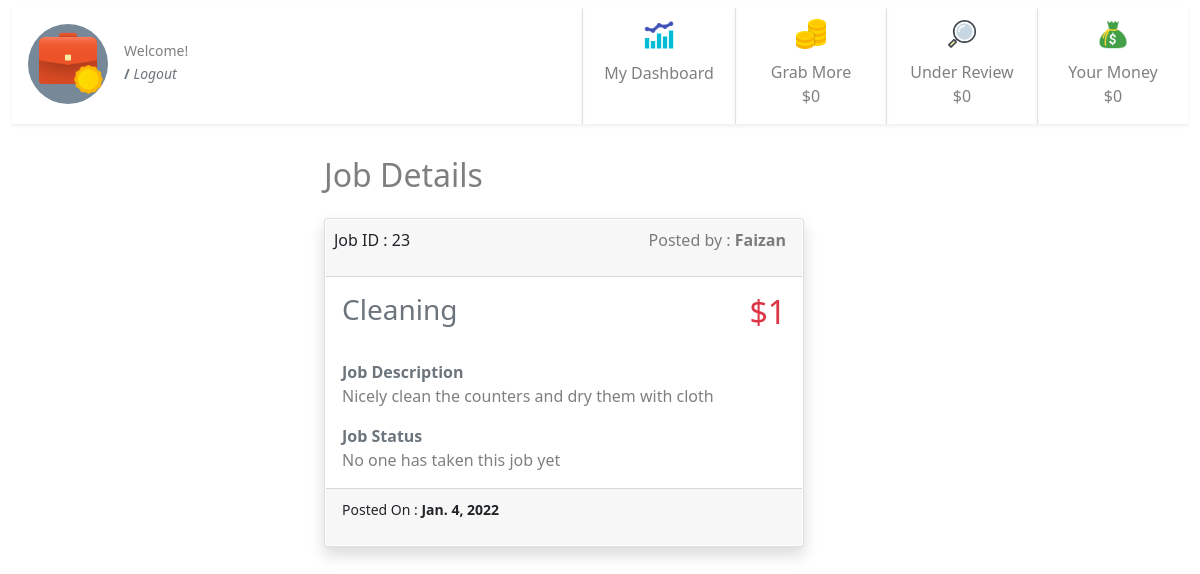
The app's page /23/ (signed in) with its own data.
### jobs/models.py (models this page shows, shortened)
class JobPost(models.Model):
    job_title = models.CharField(max_length=200)
    publish_date = models.DateTimeField('date published', auto_now_add=True)
    job_detail = models.CharField(max_length=200)
    job_price = models.IntegerField(default=0)
    job_taken = models.BooleanField(default=False)
    job_under_review = models.BooleanField(default=False)
    job_passed_review = models.BooleanField(default=False)
    job_taken_date = models.DateTimeField('date job taken', null=True, blank=True)
    job_done = models.BooleanField(default=False)
    job_done_date = models.DateTimeField('date job completed', null=True, blank=True)
    job_taker = models.ForeignKey(User, on_delete=models.CASCADE, null=True, blank=True, related_name='job_user')
    job_creator = models.ForeignKey(User, on_delete=models.CASCADE, null=True, blank=True, related_name='job_author')
    job_rejected_by_admin = models.BooleanField(default=False)
    job_expired = models.BooleanField(default=False)

### jobs/views.py (the view)
# urls.py: path('<int:pk>/', views.detail, name='detail'),
@login_required
def detail(request, pk):
    print(pk)
    detail = get_object_or_404(JobPost, pk=pk)
    template = loader.get_template('jobs/detail.html')
    if request.user == 'AnonymousUser':
        usr = "None"
    else:
        usr = request.user
    context = {
    'detail': detail,
    'user': usr,
     }
    return HttpResponse(template.render(context, request))

### jobs/templates/jobs/detail.html (shortened to what this page needs)
{% extends "jobs/base.html" %} {% block user %} {{user.first_name}} {{user.last_name}} {% endblock user %} {% block detail %} {% load static %}
<div class="container-fluid">
    {% if detail %}
    <div class="row justify-content-center">
        <div class="col-6 ">
            <h2 class="py-3 text-start text-black-50">Job Details</h2>
            <div class="card mb-4 shadow " style="width: 30rem;">
                <a class="btn p-0" href="../" style="width: 100%;">
                    <div class="card-body p-0">
                        <div class="card-header d-flex ps-2 m-0 bg-gray  justify-content-between">
                            Job ID : {{detail.id}}
                            <p class="text-black-50 ">Posted by : <strong>{{detail.job_creator.first_name}}</strong> </p>
                        </div>
                        <div class="d-flex justify-content-between">
                            <h3 class="card-title pb-1 p-3 text-secondary">{{ detail.job_title }}</h3>
                            <h2 class="text-danger pb-1 p-3">${{detail.job_price}}</h2>
                        </div>
                        <div class="py-0 p-3 text-start">
                            <strong class="text-secondary">Job Description</strong>
                            <p class="text-black-50">{{detail.job_detail}}</p>
                            <strong class="text-secondary">Job Status</strong> {% if detail.job_done %}
                            <p class="text-black-50">This job is done by <strong>{{detail.job_taker.first_name}}</strong> </p>
                            {% elif detail.job_taken %}
                            <p class="text-black-50">This job is taken by <strong>{{detail.job_taker.first_name}}</strong> </p>
                            {% else %}
                            <p class="text-black-50">No one has taken this job yet</p>
                            {% endif %}
                        </div>
                    </div>
                    <div class="card-footer bg-gray mt-0 text-dark-50 text-start">
                        <p><small class="card-text ">Posted On : <strong> {{detail.publish_date.date}}</strong></small></p>
                    </div>
                </a>
            </div>
        </div>
    </div>
    {% else %}
    <div class="card-body">
        <h2 class="card-title">No data available.</h2>
    </div>
    {% endif %}
</div>
{% endblock detail %} {% block sidebar %}
<div class="d-flex flex-row " style="">
    <div class="d-flex flex-row ">
        <div class=" mt-2 mb-2  text-center border-start shadow-sm">
            <a class="btn p-0" style="width: 100%;" href="{% url 'jobs:dashboard' %}">
                <div class="" style="width: 150px;">
                    <img class="m-2" src="{% static 'jobs/dashboard.png' %}" style="width: 36px; height: 36px;" alt="Card image">
                    <div class="">
                        <p class="m-0 text-black-50 fs-6">My Dashboard</p>
                    </div>
                </div>
            </a>
        </div>
        <div class=" mt-2 mb-2  text-center border-start shadow-sm">
            <div class="" style="width: 150px;">
                <img class="m-2" src="{% static 'jobs/unclaimed.png'%}" style="width: 36px; height: 36px;" alt="Card image">
                <div class="">
                    <p class="m-0 text-black-50 fs-6">Grab More</p> {% if unclaimed.job_price__sum != None %}
                    <p class="text-black-50 fs-6">${{unclaimed.job_price__sum}}</p>
                    {% else %}
                    <p class="text-black-50 fs-6">$0</p>
                    {% endif %}
                </div>
            </div>
        </div>
        <div class=" mt-2 mb-2  text-center border-start shadow-sm">
            <div class="" style="width: 150px;">
                <img class="m-2" src="{% static 'jobs/underreview.png'%}" style="width: 36px; height: 36px;" alt="Card image">
                <div class="">
                    <p class="m-0 text-black-50">Under Review</p> {% if my_money_under_review_this_month.job_price__sum != None %}
                    <p class="text-black-50 fs-6">${{my_money_under_review_this_month.job_price__sum}}</p>
                    {% else %}
                    <p class="text-black-50 fs-6">$0</p>
                    {% endif %}
                </div>
            </div>
        </div>
        <div class=" mt-2 mb-2  text-center border-start shadow-sm">
            <div class="" style="width: 150px;">
                <img class="m-2" src="{% static 'jobs/mymoney.png'%}" style="width: 36px; height: 36px;" alt="Card image">
                <div class="">
                    <p class="m-0 text-black-50">Your Money</p> {% if my_total_this_mont.job_price__sum != None %}
                    <p class="text-black-50 fs-6">${{my_total_this_mont.job_price__sum}}</p>
                    {% else %}
                    <p class="text-black-50 fs-6">$0</p>
                    {% endif %}
                </div>
            </div>
        </div>
    </div>
</div>
<div> {% endblock sidebar %}

### records on screen
JobPost: id "23", job_creator.first_name "Faizan", job_title "Cleaning", job_price "1", job_detail "Nicely clean the counters and dry them with cloth", publish_date "Jan. 4, 2022"
